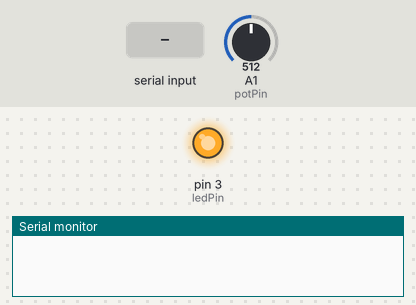
The sketch below on a simulated Arduino Uno, built with avr-gcc and run on an emulated ATmega328P. Parts: output pins drawn as LEDs (lit = HIGH), the last lines printed to the serial monitor. The test bench sets the inputs (shaded band); at power-on: A1 (potPin) = 512. EEPROM starts erased.

Above: at 1.2 s.
1.3 s: "90,45\n" received over Serial
At 2.7 s:
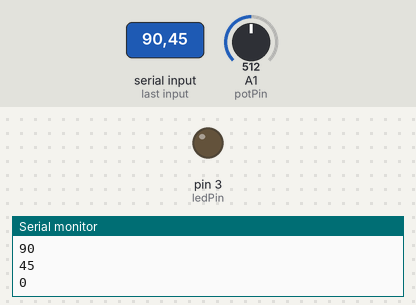
3.8 s: "30,150\n" received over Serial
At 4.6 s:
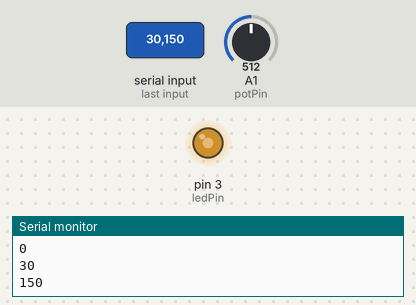
6.3 s: "200\n" received over Serial
At 6.7 s:
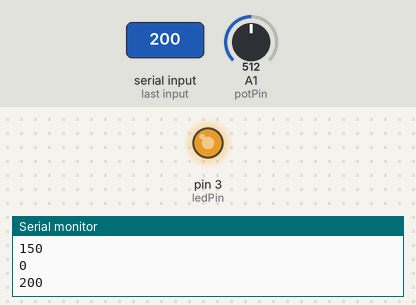
Timing chart, 0 to 9.3 s (numbered marks = the images above; inputs shaded):
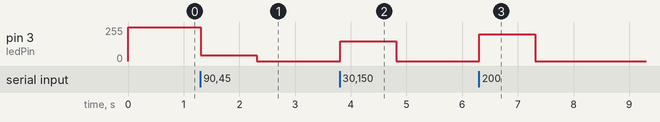

Measured:
- after the input at 1.3 s, pin 3 (ledPin): 255/255 → 45/255 at once, → 0/255 1.0 s later
- after the input at 3.8 s, pin 3 (ledPin): 0/255 → 150/255 at once, → 0/255 1.0 s later
- after the input at 6.3 s, pin 3 (ledPin): 0/255 → 200/255 at once, → 0/255 1.0 s later

The sketch:

EEPROM.ino
```cpp
#include <EEPROM.h>
#define potPin A1
#define ledPin 3

byte intensity = 255;
int potInput = 0;

void setup() {
  // put your setup code here, to run once:
  Serial.begin(9600);
  pinMode(potPin, INPUT);
  pinMode(ledPin, OUTPUT);
}

void loop() {
  if (Serial.available() > 0) {
    intensity = Serial.parseInt();
    Serial.println(intensity);
    EEPROM.write(0, intensity);
  }
  potInput = analogRead(potPin);
  if (potInput > EEPROM.read(0)) {
    analogWrite(ledPin, EEPROM.read(0));
  } else {
    analogWrite(ledPin, potInput/4);
  }
}
```
